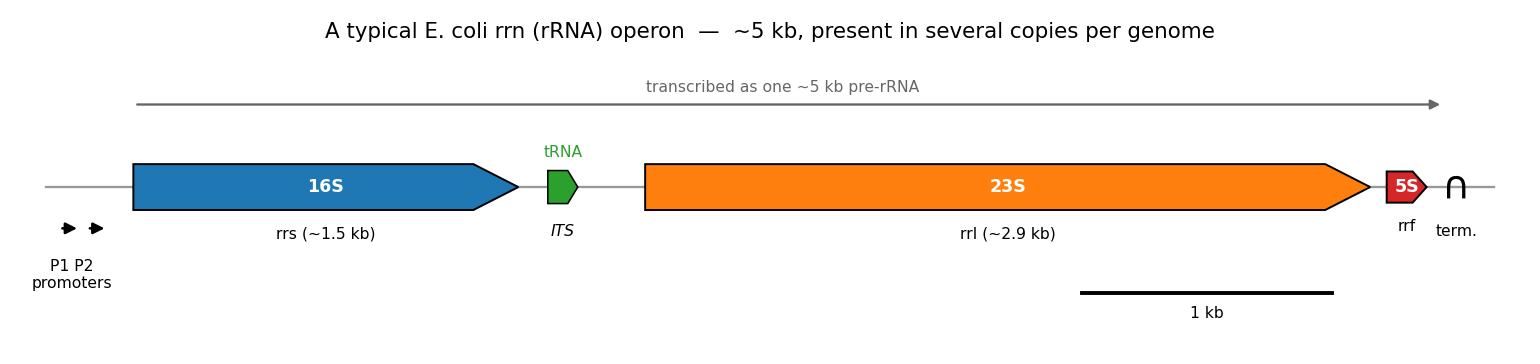

Write the Python code that produced this figure.
#!/usr/bin/env python3
"""
rrn_operon_diagram.py - schematic of a typical E. coli rRNA (rrn) operon.

A teaching figure (not derived from data): the 16S-23S-5S gene layout transcribed
as one unit, with the tRNA gene(s) in the internal spacer. Sets up the copy-number
section (this ~5 kb unit is present in several copies per genome) and the Flye
repeat-collapse. Writes analysis/rrn_operon_diagram.png.

Usage:  rrn_operon_diagram.py [--out analysis/rrn_operon_diagram.png]
"""
import argparse
import matplotlib
matplotlib.use("Agg")
import matplotlib.pyplot as plt
from matplotlib.patches import Polygon, FancyArrowPatch


def gene_arrow(ax, x0, x1, y, h, color, label, sublabel=""):
    """Draw a right-pointing gene as a labelled pentagon arrow from x0 to x1."""
    head = min(180, (x1 - x0) * 0.35)
    body = x1 - x0 - head
    pts = [(x0, y - h/2), (x0 + body, y - h/2), (x1, y),
           (x0 + body, y + h/2), (x0, y + h/2)]
    ax.add_patch(Polygon(pts, closed=True, facecolor=color, edgecolor="black", lw=1.0))
    ax.text((x0 + x1)/2, y, label, ha="center", va="center",
            fontsize=9, fontweight="bold", color="white")
    if sublabel:
        ax.text((x0 + x1)/2, y - h/2 - 0.18, sublabel, ha="center", va="top", fontsize=8)


def main():
    ap = argparse.ArgumentParser(description=__doc__,
                                 formatter_class=argparse.RawDescriptionHelpFormatter)
    ap.add_argument("--out", default="analysis/rrn_operon_diagram.png")
    args = ap.parse_args()

    fig, ax = plt.subplots(figsize=(11, 2.6))
    y, h = 0, 0.5

    # backbone DNA line
    ax.plot([-350, 5450], [y, y], color="0.6", lw=1.2, zorder=0)

    # promoters (two tandem promoters P1/P2), drawn as bent arrows at the start
    for px in (-300, -190):
        ax.add_patch(FancyArrowPatch((px, y - 0.45), (px + 90, y - 0.45),
                                     arrowstyle="-|>", mutation_scale=12, color="black", lw=1.3))
    ax.text(-245, y - 0.78, "P1 P2\npromoters", ha="center", va="top", fontsize=8)

    # genes (approx E. coli coordinates, bp)
    gene_arrow(ax, 0,    1542, y, h, "#1f77b4", "16S", "rrs (~1.5 kb)")
    # tRNA gene(s) in the internal transcribed spacer
    ax.add_patch(Polygon([(1660, y-0.18),(1740, y-0.18),(1780, y),(1740, y+0.18),(1660, y+0.18)],
                         closed=True, facecolor="#2ca02c", edgecolor="black", lw=0.8))
    ax.text(1720, y + 0.30, "tRNA", ha="center", va="bottom", fontsize=8, color="#2ca02c")
    ax.text(1720, y - 0.40, "ITS", ha="center", va="top", fontsize=8, style="italic")
    gene_arrow(ax, 2050, 4954, y, h, "#ff7f0e", "23S", "rrl (~2.9 kb)")
    gene_arrow(ax, 5020, 5180, y, 0.34, "#d62728", "5S", "rrf")

    # terminator (stem-loop) after 5S
    ax.text(5300, y, "∩", ha="center", va="center", fontsize=20)
    ax.text(5300, y - 0.40, "term.", ha="center", va="top", fontsize=8)

    # direction-of-transcription arrow
    ax.annotate("", xy=(5250, y + 0.9), xytext=(0, y + 0.9),
                arrowprops=dict(arrowstyle="-|>", color="0.4", lw=1.2))
    ax.text(2600, y + 1.0, "transcribed as one ~5 kb pre-rRNA", ha="center", va="bottom",
            fontsize=8, color="0.4")

    # scale bar (1 kb)
    ax.plot([3800, 4800], [y - 1.15, y - 1.15], color="black", lw=2)
    ax.text(4300, y - 1.3, "1 kb", ha="center", va="top", fontsize=8)

    ax.set_xlim(-450, 5550)
    ax.set_ylim(-1.7, 1.5)
    ax.axis("off")
    ax.set_title("A typical E. coli rrn (rRNA) operon  —  ~5 kb, present in several copies per genome",
                 fontsize=11)
    fig.tight_layout()
    fig.savefig(args.out, dpi=140)
    print(f"-> {args.out}")


if __name__ == "__main__":
    main()
